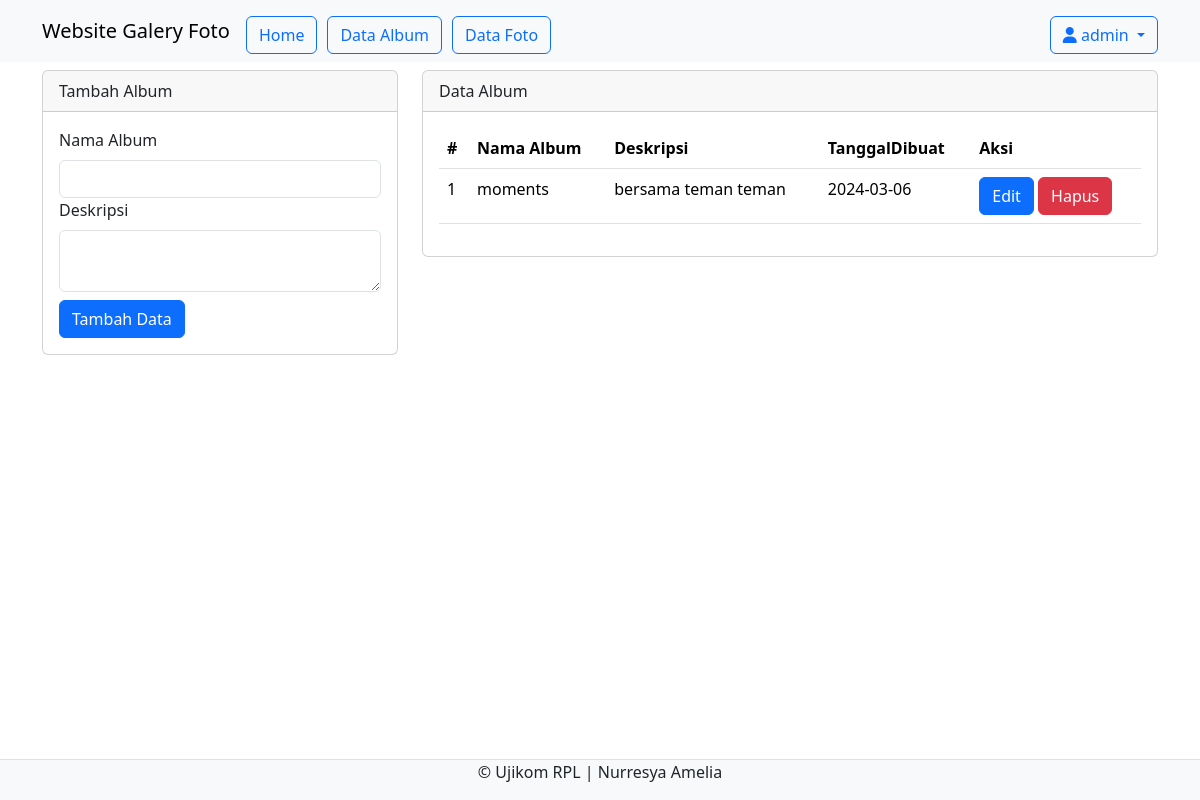
/user/album.php (signed in), run on the app's committed database.
### tables this page shows
CREATE TABLE `user` (
  `userID` int(11) NOT NULL,
  `Username` varchar(255) NOT NULL,
  `Password` varchar(255) NOT NULL,
  `Email` varchar(255) NOT NULL,
  `NamaLengkap` varchar(255) NOT NULL,
  `Alamat` text NOT NULL,
  `Role` varchar(255) NOT NULL DEFAULT 'user'
);

CREATE TABLE `album` (
  `AlbumID` int(11) NOT NULL,
  `NamaAlbum` varchar(255) NOT NULL,
  `Deskripsi` text NOT NULL,
  `TanggalDibuat` date NOT NULL,
  `userID` int(11) NOT NULL
);

### user/album.php (the view, shortened to what this page needs)
<?php
$userID = $_SESSION['userID'];
include_once("../config/koneksi.php");
$username = "Username";
$query_user = mysqli_query($koneksi, "SELECT NamaLengkap FROM user WHERE userID = '$userID'");
$data_user = mysqli_fetch_array($query_user);
if ($data_user) {
  $username = $data_user['NamaLengkap'];
}
?>
<!DOCTYPE html>
<html lang="en">
<head>
  <link rel="stylesheet" type="text/css" href="../assets/css/bootstrap.min.css">
  <link rel="stylesheet" href="https://cdnjs.cloudflare.com/ajax/libs/font-awesome/6.5.1/css/all.min.css" />
</head>
<body>
<nav class="navbar navbar-expand-lg bg-body-tertiary">
  <div class="container">
    <a class="navbar-brand" href="index.php">Website Galery Foto</a>
    <div class="collapse navbar-collapse mt-2" id="navbarNavAltMarkup">
      <div class="navbar-nav me-auto">
        <a href="home.php" class="btn btn-outline-primary">Home</a>
        <a href="album.php" class="btn btn-outline-primary">Data Album</a>
        <a href="foto.php" class="btn btn-outline-primary">Data Foto</a>
      </div>
      <div class="navbar-nav ms-auto">
    <div class="dropdown">
            <button class="btn btn-outline-primary dropdown-toggle" type="button" id="dropdownMenuButton" data-bs-toggle="dropdown" aria-expanded="false">
              <i class="fas fa-user"></i> <?php echo $username; ?>
            </button>
          </div>
      </div>
    </div>
  </div>
</nav>
  <div class="container">
    <div class="row">
      <div class="col-md-4">
        <div class="card mt-2">
          <div class="card-header">Tambah Album</div>
          <div class="card-body">
            <form action="../config/aksi_album.php" method="POST">
              <label class="form-label">Nama Album</label>
              <input type="text" name="namaalbum" class="form-control" required>
              <label class="form-label">Deskripsi</label>
              <textarea class="form-control" name="deskripsi" required></textarea>
              <button type="submit" class="btn btn-primary mt-2" name="tambah">Tambah Data</button>
            </form>
          </div>
        </div>
      </div>
      <div class="col-md-8">
        <div class="card mt-2">
          <div class="card-header">Data Album</div>
          <div class="card-body">
            <table class="table">
              <thead>
                <tr>
                  <th>#</th>
                  <th>Nama Album</th>
                  <th>Deskripsi</th>
                  <th>TanggalDibuat</th>
                  <th>Aksi</th>
                </tr>
              </thead>
              <tbody>
                <?php
                $no = 1;
                $sql = mysqli_query($koneksi, " SELECT * FROM album WHERE userID='$userID'");
                while ($data = mysqli_fetch_array($sql)) {
                ?>
                  <tr>
                    <td><?php echo $no++ ?></td>
                    <td><?php echo $data['NamaAlbum'] ?></td>
                    <td><?php echo $data['Deskripsi'] ?></td>
                    <td><?php echo $data['TanggalDibuat'] ?></td>
                    <td>
                      <a href="#"><button type="button" class="btn btn-primary" data-bs-toggle="modal" data-bs-target="#edit<?php echo $data['AlbumID'] ?>">
                          Edit
                        </button></a>
                      <a href="#" data-bs-toggle="modal" data-bs-target="#hapus<?php echo $data['AlbumID']; ?>">
                        <button type="button" class="btn btn-danger">Hapus</button>
                      </a>
                    </td>
                  </tr>
                <?php } ?>
              </tbody>
            </table>
          </div>
        </div>
      </div>
    </div>
  </div>
  <footer class="d-flex justify-content-center border-top mt-3 bg-light fixed-bottom">
    <p>&copy; Ujikom RPL | Nurresya Amelia</p>
  </footer>
</body>
</html>

### data on the page
user: NamaLengkap "admin"
album: NamaAlbum "moments", Deskripsi "bersama teman teman", TanggalDibuat "2024-03-06"
